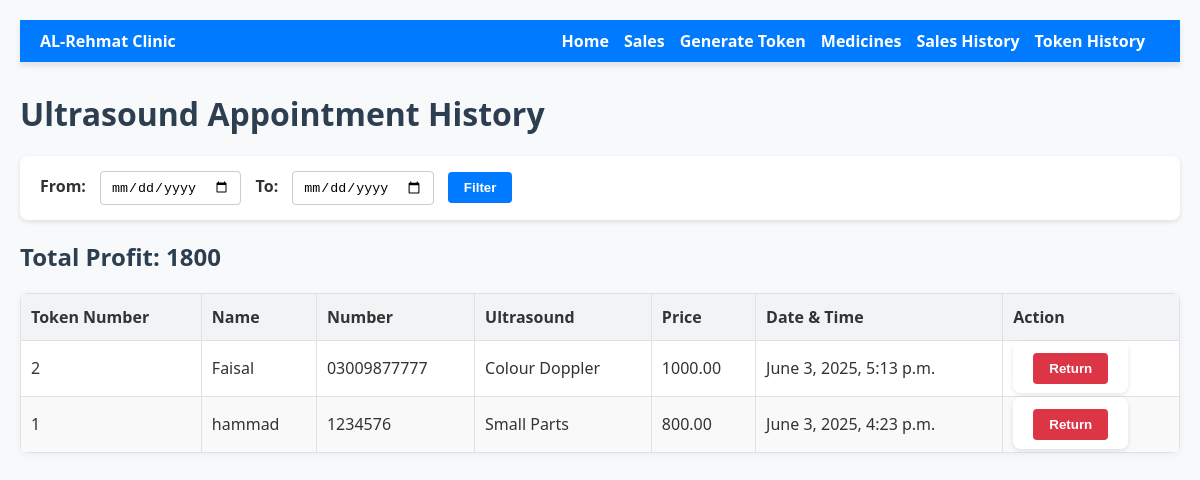
The page /ultrasound-appointment-history/ on the database its author committed.
### pharmacy/models.py (models this page shows, shortened)
class UltrasoundAppointment(models.Model):
    auto_token_number = models.IntegerField(null=True, blank=True, editable=False)
    name = models.CharField(max_length=100)
    number = models.CharField(max_length=20)
    ultrasound = models.ForeignKey(Ultrasound, on_delete=models.CASCADE)
    price = models.DecimalField(max_digits=10, decimal_places=2)
    date_time = models.DateTimeField(default=timezone.now)

class Ultrasound(models.Model):
    name = models.CharField(max_length=100, unique=True)
    price = models.DecimalField(max_digits=10, decimal_places=2)

### pharmacy/views.py (the view, shortened to what this page needs)
# urls.py: path('ultrasound-appointment-history/', views.ultrasound_appointment_history, name='ultrasound_appointment_history'),
def ultrasound_appointment_history(request):
    start_date = request.GET.get('start_date')
    end_date = request.GET.get('end_date')
    appointments = UltrasoundAppointment.objects.all().order_by('-date_time')
    if start_date and end_date:
        start = parse_date(start_date)
        end = parse_date(end_date)
        if start and end:
            appointments = appointments.filter(date_time__date__range=(start, end))
    total_profit = appointments.aggregate(total=Sum('price'))['total'] or 0
    context = {
        'appointments': appointments,
        'total_profit': total_profit,
        'start_date': start_date,
        'end_date': end_date,
    }
    return render(request, 'pharmacy/ultrasound_appointment_history.html', context)

### pharmacy/templates/pharmacy/ultrasound_appointment_history.html (shortened to what this page needs)
<!DOCTYPE html>
<html lang="en">
<head>
</head>
<body>
    <nav class="navbar navbar-expand-lg navbar-dark bg-primary mb-4 shadow" style="display: flex; justify-content: space-between; align-items: center;">
    <a class="navbar-brand" href="{% url 'pharmacy:dashboard' %}">AL-Rehmat Clinic</a>
    <div class="navbar-nav" style="display: flex; flex-wrap: wrap; justify-content: flex-start;">
        <a class="nav-link" href="{% url 'pharmacy:dashboard' %}">Home</a>
        <a class="nav-link" href="{% url 'pharmacy:sales' %}">Sales</a>
        <a class="nav-link" href="{% url 'pharmacy:ultrasound_appointment' %}">Generate Token</a>
        <a class="nav-link" href="{% url 'pharmacy:medicine_list' %}">Medicines</a>
        <a class="nav-link" href="{% url 'pharmacy:sales_history' %}">Sales History</a>
        <a class="nav-link" href="{% url 'pharmacy:ultrasound_appointment_history' %}">Token History</a>
    </div>
</nav>
    <h1>Ultrasound Appointment History</h1>
    <form method="get" action="">
        <label for="start_date">From:</label>
        <input type="date" id="start_date" name="start_date" value="{{ start_date }}">
        <label for="end_date">To:</label>
        <input type="date" id="end_date" name="end_date" value="{{ end_date }}">
        <button type="submit">Filter</button>
    </form>
    <h2>Total Profit: {{ total_profit }}</h2>
<table>
    <thead>
        <tr>
            <th>Token Number</th>
            <th>Name</th>
            <th>Number</th>
            <th>Ultrasound</th>
            <th>Price</th>
            <th>Date & Time</th>
            <th>Action</th>
        </tr>
    </thead>
    <tbody>
        {% for appointment in appointments %}
        <tr>
            <td>{{ appointment.auto_token_number }}</td>
            <td>{{ appointment.name }}</td>
            <td>{{ appointment.number }}</td>
            <td>{{ appointment.ultrasound.name }}</td>
            <td>{{ appointment.price }}</td>
            <td>{{ appointment.date_time }}</td>
            <td>
                <form method="post" style="display:inline;">
                    <button type="submit" onclick="return confirm('Are you sure you want to return this appointment?');" style="background-color: #dc3545;">Return</button>
                </form>
            </td>
        </tr>
        {% empty %}
        <tr>
            <td colspan="7">No appointments found for the selected date range.</td>
        </tr>
        {% endfor %}
    </tbody>
</table>
</body>
</html>

### pharmacy/templates/pharmacy/ultrasound_appointment_history.html (style rules this page uses)
* { box-sizing: border-box; }
body { font-family: 'Segoe UI', Tahoma, Geneva, Verdana, sans-serif; margin: 0; padding: 20px; background-color: #f8f9fa; color: #333; }
nav { background-color: #007bff; padding: 10px 20px; box-shadow: 0 4px 6px rgba(0, 0, 0, 0.1); margin-bottom: 30px; }
nav .navbar-brand, nav .nav-link { color: #fff; text-decoration: none; font-weight: bold; margin-right: 15px; }
h1, h2 { color: #2c3e50; }
form { background-color: #ffffff; padding: 15px 20px; border-radius: 8px; box-shadow: 0 2px 5px rgba(0, 0, 0, 0.1); margin-bottom: 20px; }
label { margin-right: 10px; font-weight: 600; }
input[type="date"] { padding: 7px 10px; margin-right: 10px; border: 1px solid #ccc; border-radius: 4px; }
button { padding: 8px 16px; background-color: #007bff; border: none; color: white; cursor: pointer; border-radius: 4px; font-weight: bold; transition: background-color 0.3s; }
table { width: 100%; border-collapse: collapse; background-color: #fff; border-radius: 8px; overflow: hidden; box-shadow: 0 2px 8px rgba(0,0,0,0.05); }
th, td { border: 1px solid #dee2e6; padding: 12px 10px; text-align: left; }
th { background-color: #f1f3f5; font-weight: 600; }
tbody tr:nth-child(even) { background-color: #f9f9f9; }

### rows shown on the page
UltrasoundAppointment: auto_token_number "2", name "Faisal", number "03009877777", ultrasound.name "Colour Doppler", price "1000.00", date_time "June 3, 2025, 5:13 p.m."
UltrasoundAppointment: auto_token_number "1", name "hammad", number "1234576", ultrasound.name "Small Parts", price "800.00", date_time "June 3, 2025, 4:23 p.m."

### other values the page prints
{{ total_profit }} "1800"
